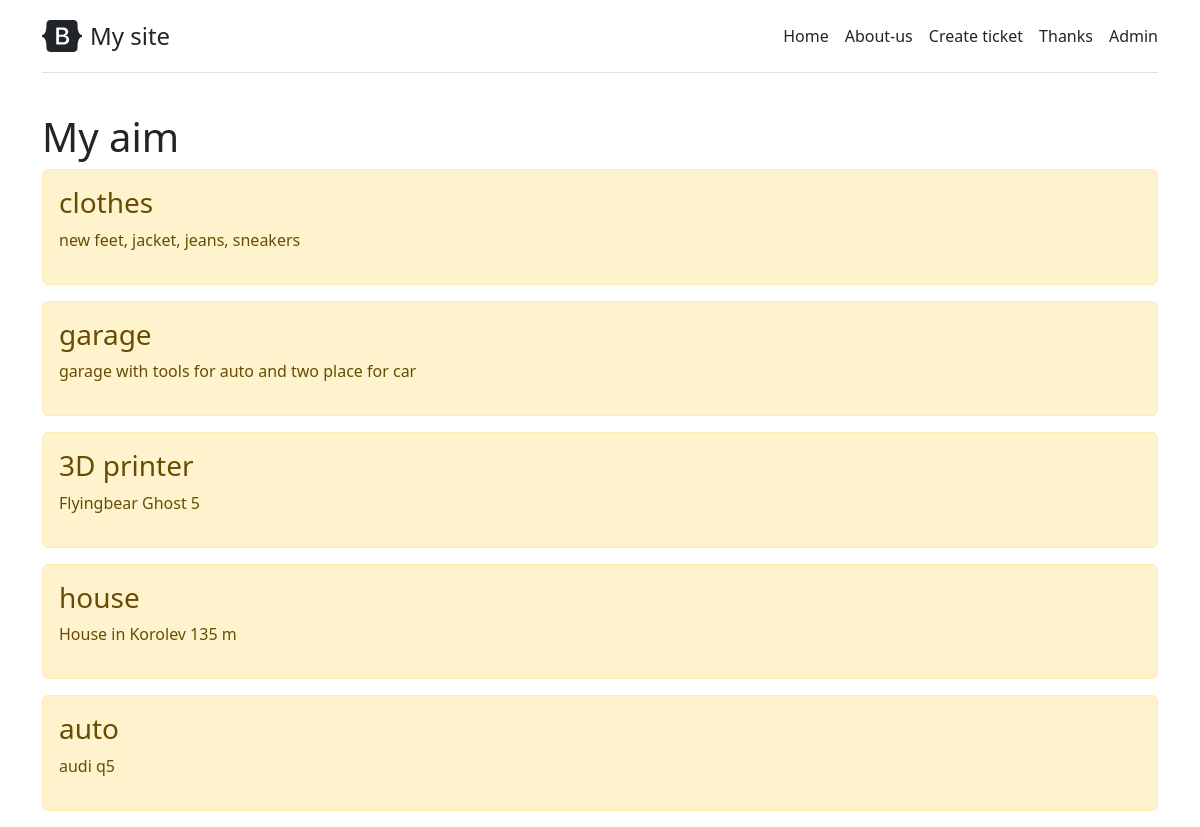
/main/, run on the app's committed database.
### main/models.py (models this page shows, shortened)
class Task(models.Model):
    title = models.CharField('Name', max_length=50)
    task = models.TextField('Discription')
    class Meta:
        verbose_name = 'Task'
        verbose_name_plural = 'Tasks'

### main/views.py (the view)
# urls.py: path('', views.index, name='home'),
def index(request):
    tasks = Task.objects.order_by('-id')
    return render(request, 'main/index.html', {'title': 'Main site page', 'tasks': tasks})

### main/templates/main/index.html (shortened to what this page needs)
{% extends 'main/base.html' %}
{% block content %}
    <h1>My aim</h1>
    {% if tasks %}
        {% for el in tasks %}
            <div class="alert alert-warning mt-2">
                <h3>{{ el.title }}</h3>
                <p>{{ el.task }}</p>
            </div>
        {% endfor %}
    {% else %}
            <p>Missing text</p>
    {% endif %}
{% endblock %}

### data on the page
Task: title "clothes", task "new feet, jacket, jeans, sneakers"
Task: title "garage", task "garage with tools for auto and two place for car"
Task: title "3D printer", task "Flyingbear Ghost 5"
Task: title "house", task "House in Korolev 135 m"
Task: title "auto", task "audi q5"
